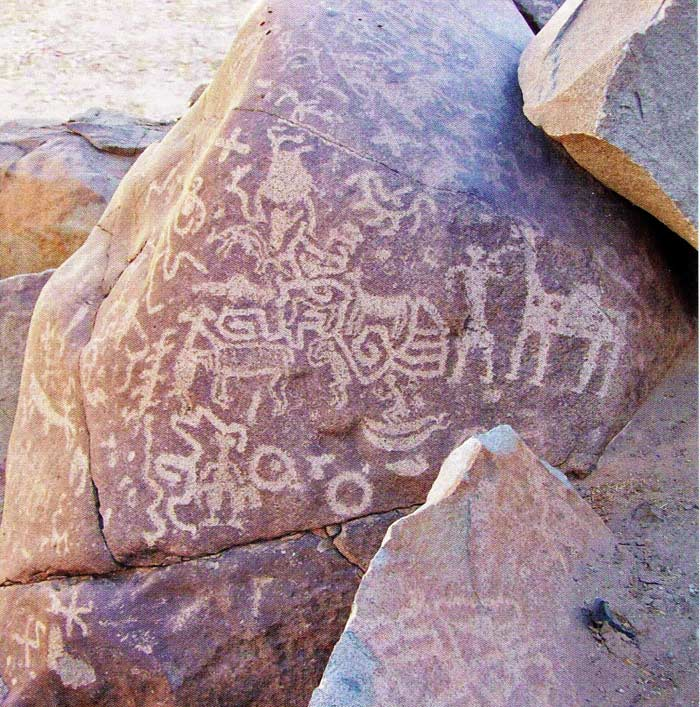
#> input picture validation_images/image01/13-.jpg, 700 x 707 px
$ python -i flatten_processor.py   (imports and definitions only)
#> lines starting #> are read from the running program, lines starting #| are printed output that depends on the picture
"""
Inspirado y basado en el plugin DStretch original de Jon Harman (ImageJ).

Autor principal: Víctor Méndez
Asistido por: Claude Sonnet 4, Gemini 2.5 Pro, Copilot con GPT-4.1
"""

"""
Flatten Processor for DStretch Python.

Implements background subtraction for uneven illumination correction.
Uses bandpass filtering approach functionally equivalent to ImageJ's Sliding Paraboloid algorithm.
Optimized for archaeological image enhancement.
"""

import numpy as np
from typing import Tuple, Optional, Union
from enum import Enum
import cv2
from scipy import ndimage
from scipy.ndimage import gaussian_filter
from dataclasses import dataclass


class FlattenMethod(Enum):
    """Available flatten methods."""
    BANDPASS_FILTER = "bandpass_filter"
    GAUSSIAN_BACKGROUND = "gaussian_background"
    SLIDING_PARABOLOID = "sliding_paraboloid"
    ROLLING_BALL = "rolling_ball"


@dataclass
class FlattenParams:
    """Parameters for flatten processing."""
    method: FlattenMethod = FlattenMethod.BANDPASS_FILTER
    filter_large: float = 40.0  # Large structures to remove (pixels)
    filter_small: float = 3.0   # Small structures to preserve (pixels)
    suppress_stripes: bool = True  # Suppress horizontal/vertical stripes
    tolerance: float = 5.0  # Direction tolerance for stripe suppression (%)
    autoscale_result: bool = True  # Automatically scale result to full range
    preview_background: bool = False  # Show background instead of corrected image
    ball_radius: float = 50.0  # Radius for rolling ball method (pixels)
    paraboloid_radius: float = 50.0  # Radius for sliding paraboloid (pixels)


class FlattenProcessor:
    """
    Advanced flatten processor for archaeological images.

    Corrects uneven illumination while preserving archaeological details.
    Implements multiple algorithms optimized for different types of illumination problems.
    """

    def __init__(self):
        self.last_params = FlattenParams()
        self.last_background = None
        self.last_stats = None

    def process(self, image: np.ndarray, params: FlattenParams = None) -> np.ndarray:
        """
        Apply flatten correction to an image.

        Args:
            image: Input image (H, W, 3) in RGB format, uint8
            params: Flatten parameters

        Returns:
            Flattened image (H, W, 3) in RGB format, uint8
        """
        if params is None:
            params = FlattenParams()

        # Store parameters for analysis
        self.last_params = params

        # Convert to float for processing
        image_float = image.astype(np.float64) / 255.0

        # Apply selected flatten method
        if params.method == FlattenMethod.BANDPASS_FILTER:
            flattened = self._bandpass_filter_flatten(image_float, params)
        elif params.method == FlattenMethod.GAUSSIAN_BACKGROUND:
            flattened = self._gaussian_background_flatten(image_float, params)
        elif params.method == FlattenMethod.SLIDING_PARABOLOID:
            flattened = self._sliding_paraboloid_flatten(image_float, params)
        elif params.method == FlattenMethod.ROLLING_BALL:
            flattened = self._rolling_ball_flatten(image_float, params)
        else:
            flattened = image_float.copy()

        # Auto-scale result if requested
        if params.autoscale_result:
            flattened = self._autoscale_image(flattened)

        # Convert back to uint8
        result = np.clip(flattened * 255.0, 0, 255).astype(np.uint8)

        return result

    def _bandpass_filter_flatten(self, image: np.ndarray, params: FlattenParams) -> np.ndarray:
        """
        Apply bandpass filter approach (ImageJ default since v1.39f).

        This is functionally equivalent to subtracting a large Gaussian blur
        from the original image, preserving details while removing gradual illumination changes.
        """
        # Process each channel separately
        flattened = np.zeros_like(image)
        background = np.zeros_like(image)

        for channel in range(3):
            channel_data = image[:, :, channel]

            # Large structure removal (background estimation)
            if params.filter_large > 0:
                large_gaussian = gaussian_filter(channel_data, sigma=params.filter_large)
            else:
                large_gaussian = np.zeros_like(channel_data)

            # Small structure preservation
            if params.filter_small > 0:
                small_gaussian = gaussian_filter(channel_data, sigma=params.filter_small)
            else:
                small_gaussian = channel_data.copy()

            # Bandpass result: original - large_blur + small_blur_mean
            small_mean = np.mean(small_gaussian)
            bandpass_result = channel_data - large_gaussian + small_mean

            # Store background for analysis
            background[:, :, channel] = large_gaussian

            # Apply stripe suppression if requested
            if params.suppress_stripes:
                bandpass_result = self._suppress_stripes(bandpass_result, params.tolerance)

            flattened[:, :, channel] = bandpass_result
#> this loop made 3 passes
#> small_mean on passes 1 to 3: 0.646, 0.553, 0.581
#> pass 1, in _bandpass_filter_flatten, `large_gaussian = gaussian_filter(channel_data, sigma=params.filter_lar..`:
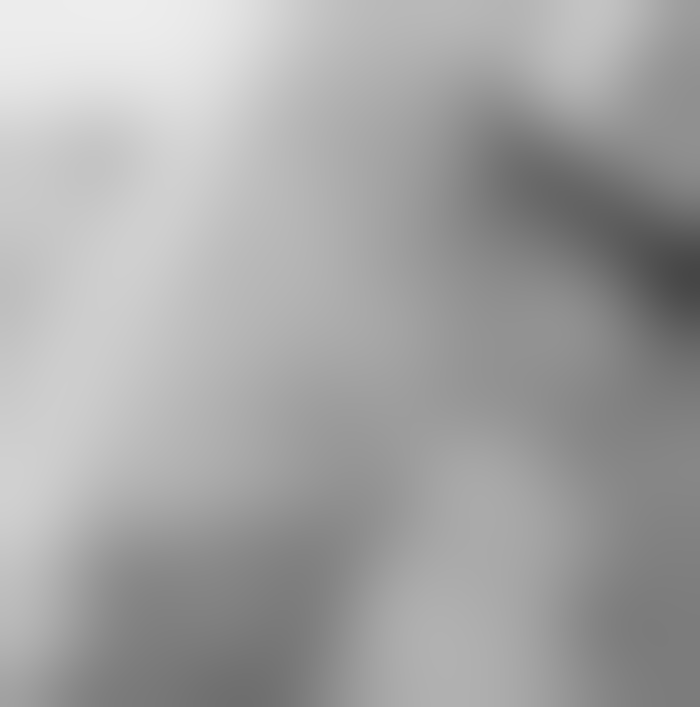
#> large_gaussian: shape (707, 700) float64; min 0.275, max 0.932, mean 0.646
#> pass 1, in _bandpass_filter_flatten, `small_gaussian = gaussian_filter(channel_data, sigma=params.filter_sma..`:
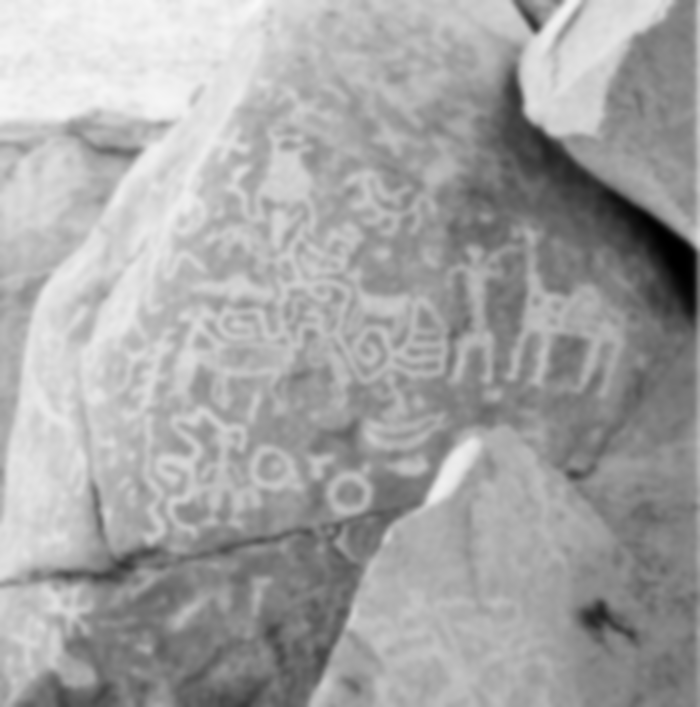
#> small_gaussian: shape (707, 700) float64; min 6.37e-05, max 0.976, mean 0.646
#> pass 1, in _bandpass_filter_flatten, `bandpass_result = channel_data - large_gaussian + small_mean`:
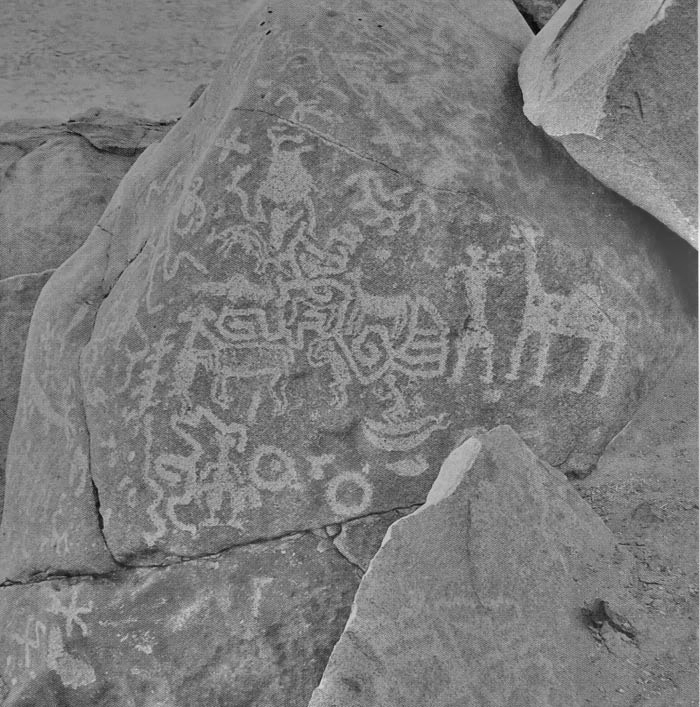
#> bandpass_result: shape (707, 700) float64; min -0.0517, max 1.37, mean 0.646; drawn with min black and max white
#> after the loop:
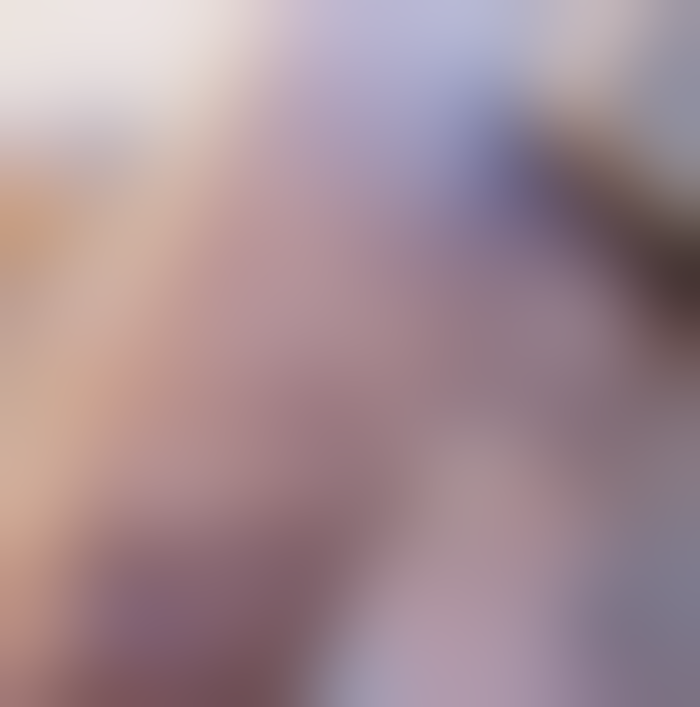
#> background: shape (707, 700, 3) float64; mean R, G, B 0.646, 0.553, 0.581
#> after the loop:
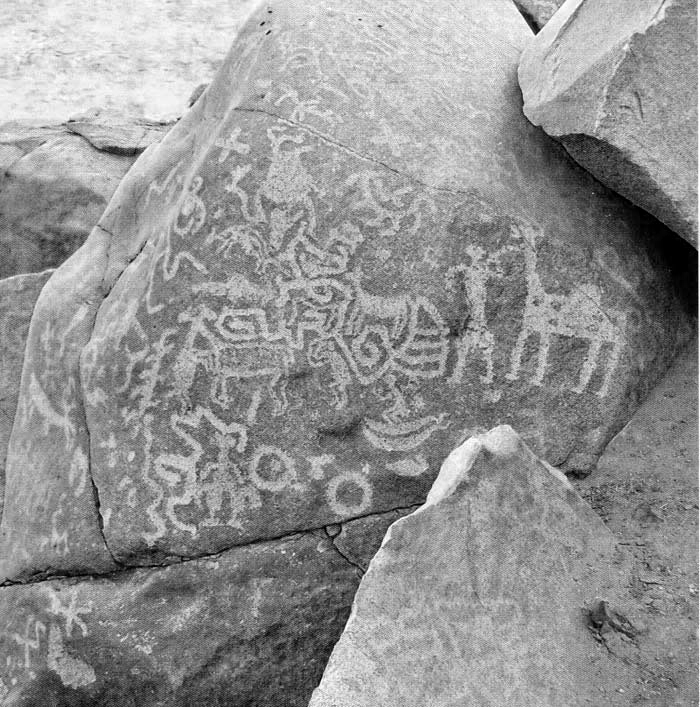
#> channel_data: shape (707, 700) float64; min 0, max 1, mean 0.581
#> after the loop:
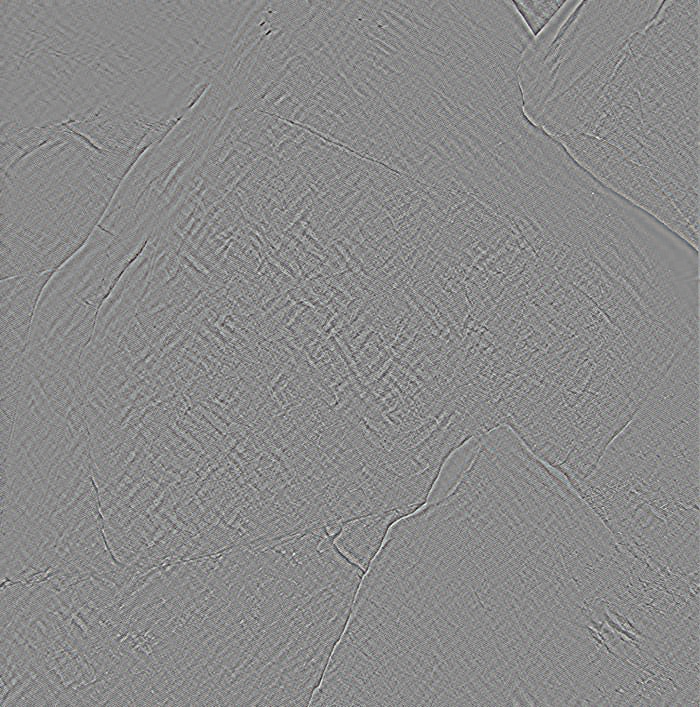
#> flattened: shape (707, 700, 3) float64; mean R, G, B 0.00646, 0.00553, 0.00581; drawn with min black and max white
#> after the loop:
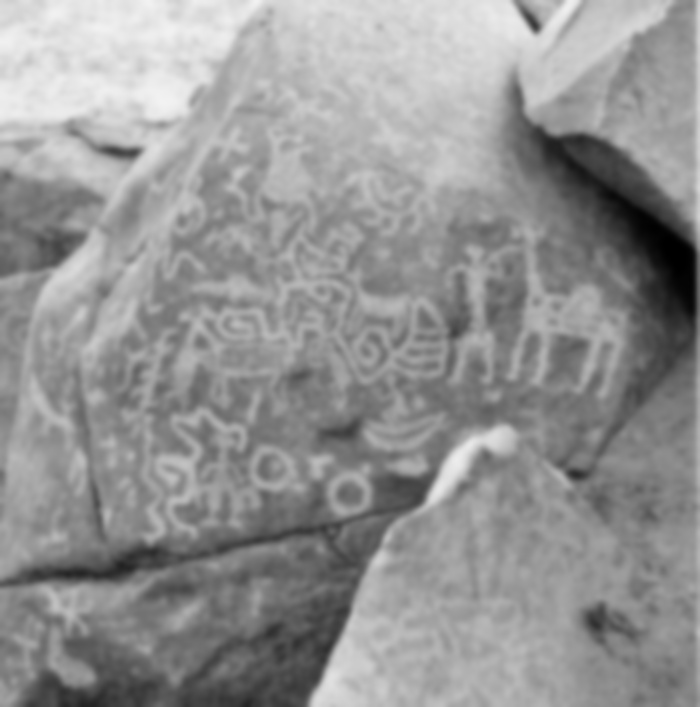
#> small_gaussian: shape (707, 700) float64; min 4.66e-05, max 0.951, mean 0.581

        # Store background and statistics
        self.last_background = background
        self._calculate_flatten_statistics(image, flattened, background)

        # Return background preview if requested
        if params.preview_background:
            return background

        return flattened

    # [134 lines left out: functions _gaussian_background_flatten, _sliding_paraboloid_flatten, _rolling_ball_flatten, _apply_sliding_paraboloid, not called in this run]

    def _suppress_stripes(self, image: np.ndarray, tolerance: float) -> np.ndarray:
        """
        Suppress horizontal and vertical stripes in the image.

        This addresses common artifacts in scanned or photographed images.
        """
        result = image.copy()

        # Calculate FFT to analyze frequencies
        fft = np.fft.fft2(image)
        fft_shift = np.fft.fftshift(fft)

        # Get image dimensions
        height, width = image.shape
        center_y, center_x = height // 2, width // 2

        # Create mask for stripe suppression
        mask = np.ones_like(fft_shift)

        # Tolerance as fraction
        tol_frac = tolerance / 100.0

        # Suppress horizontal stripes (vertical lines in frequency domain)
        stripe_width = max(1, int(width * tol_frac))
        mask[:, center_x-stripe_width:center_x+stripe_width] *= 0.1

        # Suppress vertical stripes (horizontal lines in frequency domain)
        stripe_height = max(1, int(height * tol_frac))
        mask[center_y-stripe_height:center_y+stripe_height, :] *= 0.1

        # Apply mask and convert back
        fft_filtered = fft_shift * mask
        fft_ishifted = np.fft.ifftshift(fft_filtered)
        result = np.real(np.fft.ifft2(fft_ishifted))

        return result

    def _autoscale_image(self, image: np.ndarray) -> np.ndarray:
        """
        Auto-scale image to full dynamic range.

        Stretches the image so that the darkest pixel becomes 0 and brightest becomes 1.
        """
        result = image.copy()

        for channel in range(image.shape[2]):
            channel_data = image[:, :, channel]

            # Find min and max values
            min_val = np.min(channel_data)
            max_val = np.max(channel_data)

            # Avoid division by zero
            if max_val > min_val:
                # Scale to [0, 1] range
                result[:, :, channel] = (channel_data - min_val) / (max_val - min_val)
            else:
                # If uniform, set to middle gray
                result[:, :, channel] = 0.5

        return result

    def _calculate_flatten_statistics(self, original: np.ndarray, flattened: np.ndarray,
                                    background: np.ndarray):
        """Calculate statistics about the flatten operation."""

        # Calculate means for each channel
        orig_means = [np.mean(original[:, :, i]) for i in range(3)]
#> orig_means = [0.646, 0.553, 0.581]
        flat_means = [np.mean(flattened[:, :, i]) for i in range(3)]
#> flat_means = [0.00646, 0.00553, 0.00581]
        bg_means = [np.mean(background[:, :, i]) for i in range(3)]
#> bg_means = [0.646, 0.553, 0.581]

        # Calculate standard deviations (measure of contrast)
        orig_stds = [np.std(original[:, :, i]) for i in range(3)]
#> orig_stds = [0.183, 0.189, 0.186]
        flat_stds = [np.std(flattened[:, :, i]) for i in range(3)]
#> flat_stds = [0.0539, 0.0543, 0.0542]

        # Calculate uniformity improvement
        orig_uniformity = [self._calculate_uniformity(original[:, :, i]) for i in range(3)]
#> orig_uniformity = [0.779, 0.745, 0.758]
        flat_uniformity = [self._calculate_uniformity(flattened[:, :, i]) for i in range(3)]
#> flat_uniformity = [0.107, 0.0924, 0.0967]

        self.last_stats = {
            'original_means': orig_means,
            'flattened_means': flat_means,
            'background_means': bg_means,
            'original_stds': orig_stds,
            'flattened_stds': flat_stds,
            'original_uniformity': orig_uniformity,
            'flattened_uniformity': flat_uniformity,
            'uniformity_improvement': [f - o for f, o in zip(flat_uniformity, orig_uniformity)]
        }

    def _calculate_uniformity(self, image: np.ndarray) -> float:
        """
        Calculate image uniformity measure.

        Higher values indicate more uniform illumination.
        Based on coefficient of variation (inverse).
        """
        mean_val = np.mean(image)
        std_val = np.std(image)

        if std_val == 0:
            return 1.0  # Perfect uniformity

        # Coefficient of variation (lower is more uniform)
        cv = std_val / (mean_val + 1e-8)

        # Return inverse (higher is more uniform)
        return 1.0 / (1.0 + cv)

    def get_flatten_statistics(self) -> dict:
        """Get statistics from the last flatten operation."""
        return self.last_stats if self.last_stats else {}

    def get_background_estimate(self) -> Optional[np.ndarray]:
        """Get the background estimate from the last flatten operation."""
        return self.last_background

    # [166 lines left out: functions analyze_illumination, create_test_image_with_uneven_illumination, recommend_flatten_method, estimate_optimal_filter_size, not called in this run]

>>> import cv2
>>> picture = cv2.cvtColor(cv2.imread('../../validation_images/image01/13-.jpg'), cv2.COLOR_BGR2RGB)
>>> result = FlattenProcessor().process(picture)
#> the loop in _autoscale_image, `for channel in range(image.shape[2]):` made 3 passes
#> (min_val, max_val) on passes 1 to 3: (-0.453, 0.37), (-0.455, 0.395), (-0.456, 0.383)
